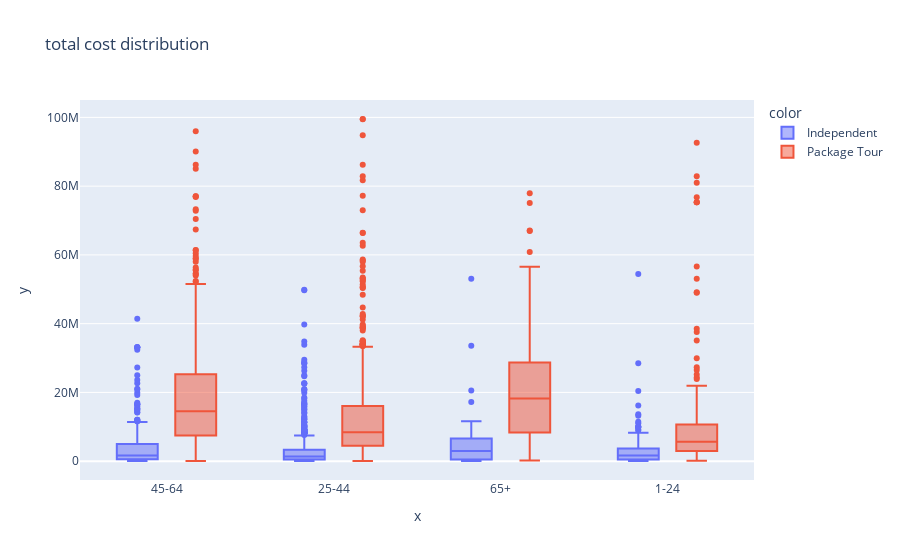

Notebook code cell kept with this figure:
### Markdown cell above
## Box Plot

### Code cell
plt.figure(figsize=(12,7))
fig = px.box(x = train.age_group, y=train.total_cost, color=train.tour_arrangement, title = "total cost distribution")
fig.show()

### Figure 1 — Plotly figure (JSON) as saved in the notebook; plotly's stock layout.template omitted (floating-point values rounded to 4 significant figures; data arrays with more than 128 entries replaced by an {"elided": "..."} marker saying what was removed)
{"data": [{"alignmentgroup": "True", "hovertemplate": "color=Independent<br>x=%{x}<br>y=%{y}<extra></extra>", "legendgroup": "Independent", "marker": {"color": "#636efa"}, "name": "Independent", "notched": false, "offsetgroup": "Independent", "orientation": "v", "showlegend": true, "type": "box", "x": {"elided": "1632 str values"}, "x0": " ", "xaxis": "x", "y": {"elided": "1632 float values"}, "y0": " ", "yaxis": "y"}, {"alignmentgroup": "True", "hovertemplate": "color=Package Tour<br>x=%{x}<br>y=%{y}<extra></extra>", "legendgroup": "Package Tour", "marker": {"color": "#EF553B"}, "name": "Package Tour", "notched": false, "offsetgroup": "Package Tour", "orientation": "v", "showlegend": true, "type": "box", "x": {"elided": "1828 str values"}, "x0": " ", "xaxis": "x", "y": {"elided": "1828 float values"}, "y0": " ", "yaxis": "y"}], "layout": {"autosize": true, "boxmode": "group", "legend": {"title": {"text": "color"}, "tracegroupgap": 0}, "title": {"text": "total cost distribution"}, "xaxis": {"anchor": "y", "autorange": true, "domain": [0, 1], "range": [-0.5139, 3.514], "title": {"text": "x"}, "type": "category"}, "yaxis": {"anchor": "x", "autorange": true, "domain": [0, 1], "range": [-5478000.0, 105100000.0], "title": {"text": "y"}, "type": "linear"}}}
